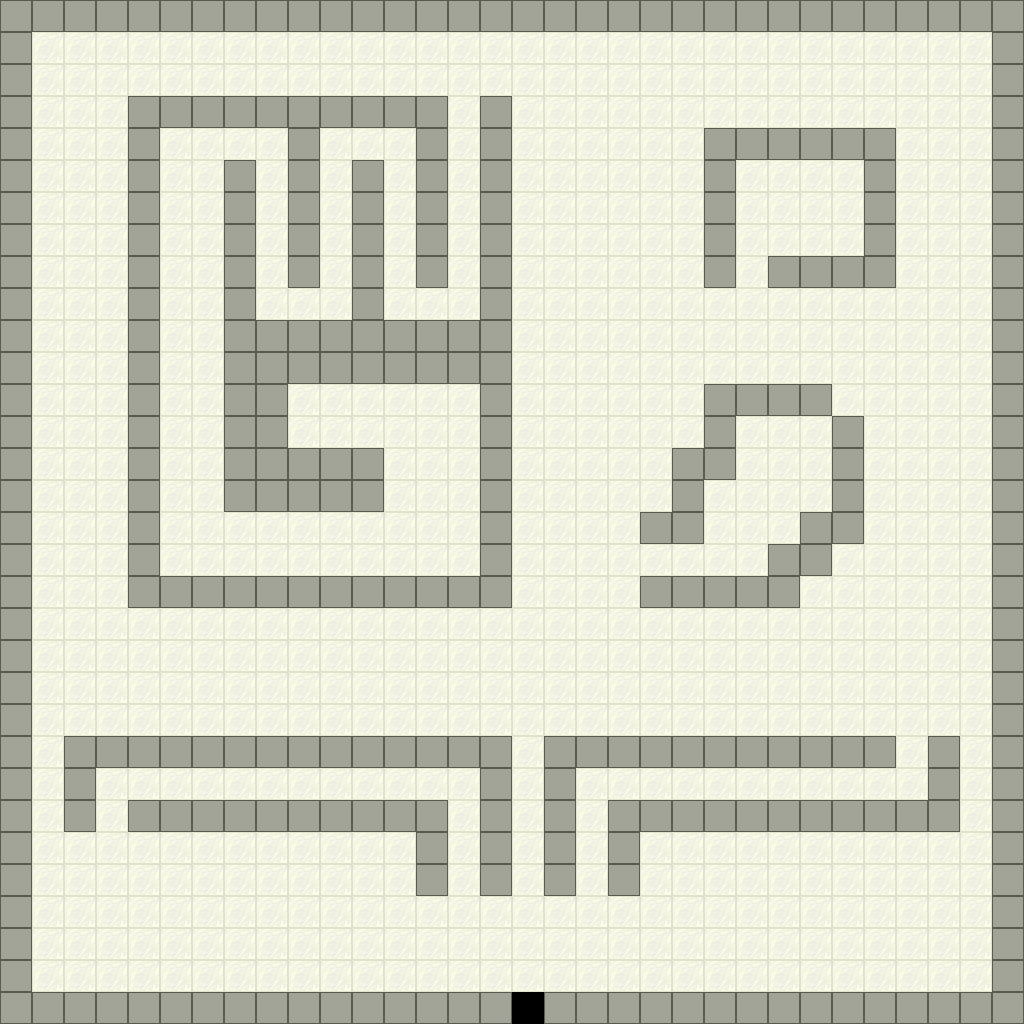

Below is a game level as drawn by its tile map, then a one-line description and the .tmx file that defines it, in full:
An orthogonal 32x32 tile map with 32x32 px tiles, 1 tile layer (baseLayer) and 13 objects (12x coin, entry).

<map version="1.0" tiledversion="2017.07.26" orientation="orthogonal" renderorder="right-down" width="32" height="32" tilewidth="32" tileheight="32" nextobjectid="19">
 <tileset firstgid="1" source="tilesetVault.tsx" />
 <layer name="baseLayer" width="32" height="32">
  <data encoding="csv">
2,2,2,2,2,2,2,2,2,2,2,2,2,2,2,2,2,2,2,2,2,2,2,2,2,2,2,2,2,2,2,2,
2,1,1,1,1,1,1,1,1,1,1,1,1,1,1,1,1,1,1,1,1,1,1,1,1,1,1,1,1,1,1,2,
2,1,1,1,1,1,1,1,1,1,1,1,1,1,1,1,1,1,1,1,1,1,1,1,1,1,1,1,1,1,1,2,
2,1,1,1,2,2,2,2,2,2,2,2,2,2,1,2,1,1,1,1,1,1,1,1,1,1,1,1,1,1,1,2,
2,1,1,1,2,1,1,1,1,2,1,1,1,2,1,2,1,1,1,1,1,1,2,2,2,2,2,2,1,1,1,2,
2,1,1,1,2,1,1,2,1,2,1,2,1,2,1,2,1,1,1,1,1,1,2,1,1,1,1,2,1,1,1,2,
2,1,1,1,2,1,1,2,1,2,1,2,1,2,1,2,1,1,1,1,1,1,2,1,1,1,1,2,1,1,1,2,
2,1,1,1,2,1,1,2,1,2,1,2,1,2,1,2,1,1,1,1,1,1,2,1,1,1,1,2,1,1,1,2,
2,1,1,1,2,1,1,2,1,2,1,2,1,2,1,2,1,1,1,1,1,1,2,1,2,2,2,2,1,1,1,2,
2,1,1,1,2,1,1,2,1,1,1,2,1,1,1,2,1,1,1,1,1,1,1,1,1,1,1,1,1,1,1,2,
2,1,1,1,2,1,1,2,2,2,2,2,2,2,2,2,1,1,1,1,1,1,1,1,1,1,1,1,1,1,1,2,
2,1,1,1,2,1,1,2,2,2,2,2,2,2,2,2,1,1,1,1,1,1,1,1,1,1,1,1,1,1,1,2,
2,1,1,1,2,1,1,2,2,1,1,1,1,1,1,2,1,1,1,1,1,1,2,2,2,2,1,1,1,1,1,2,
2,1,1,1,2,1,1,2,2,1,1,1,1,1,1,2,1,1,1,1,1,1,2,1,1,1,2,1,1,1,1,2,
2,1,1,1,2,1,1,2,2,2,2,2,1,1,1,2,1,1,1,1,1,2,2,1,1,1,2,1,1,1,1,2,
2,1,1,1,2,1,1,2,2,2,2,2,1,1,1,2,1,1,1,1,1,2,1,1,1,1,2,1,1,1,1,2,
2,1,1,1,2,1,1,1,1,1,1,1,1,1,1,2,1,1,1,1,2,2,1,1,1,2,2,1,1,1,1,2,
2,1,1,1,2,1,1,1,1,1,1,1,1,1,1,2,1,1,1,1,1,1,1,1,2,2,1,1,1,1,1,2,
2,1,1,1,2,2,2,2,2,2,2,2,2,2,2,2,1,1,1,1,2,2,2,2,2,1,1,1,1,1,1,2,
2,1,1,1,1,1,1,1,1,1,1,1,1,1,1,1,1,1,1,1,1,1,1,1,1,1,1,1,1,1,1,2,
2,1,1,1,1,1,1,1,1,1,1,1,1,1,1,1,1,1,1,1,1,1,1,1,1,1,1,1,1,1,1,2,
2,1,1,1,1,1,1,1,1,1,1,1,1,1,1,1,1,1,1,1,1,1,1,1,1,1,1,1,1,1,1,2,
2,1,1,1,1,1,1,1,1,1,1,1,1,1,1,1,1,1,1,1,1,1,1,1,1,1,1,1,1,1,1,2,
2,1,2,2,2,2,2,2,2,2,2,2,2,2,2,2,1,2,2,2,2,2,2,2,2,2,2,2,1,2,1,2,
2,1,2,1,1,1,1,1,1,1,1,1,1,1,1,2,1,2,1,1,1,1,1,1,1,1,1,1,1,2,1,2,
2,1,2,1,2,2,2,2,2,2,2,2,2,2,1,2,1,2,1,2,2,2,2,2,2,2,2,2,2,2,1,2,
2,1,1,1,1,1,1,1,1,1,1,1,1,2,1,2,1,2,1,2,1,1,1,1,1,1,1,1,1,1,1,2,
2,1,1,1,1,1,1,1,1,1,1,1,1,2,1,2,1,2,1,2,1,1,1,1,1,1,1,1,1,1,1,2,
2,1,1,1,1,1,1,1,1,1,1,1,1,1,1,1,1,1,1,1,1,1,1,1,1,1,1,1,1,1,1,2,
2,1,1,1,1,1,1,1,1,1,1,1,1,1,1,1,1,1,1,1,1,1,1,1,1,1,1,1,1,1,1,2,
2,1,1,1,1,1,1,1,1,1,1,1,1,1,1,1,1,1,1,1,1,1,1,1,1,1,1,1,1,1,1,2,
2,2,2,2,2,2,2,2,2,2,2,2,2,2,2,2,3,2,2,2,2,2,2,2,2,2,2,2,2,2,2,2
</data>
 </layer>
 <objectgroup name="spawnLayer">
  <object id="1" name="entry" x="512" y="928" width="32" height="32" />
 </objectgroup>
 <objectgroup name="collectLayer">
  <object id="5" name="coin" x="512" y="640" width="32" height="32">
   <properties>
    <property name="collect" type="bool" value="true" />
   </properties>
  </object>
  <object id="6" name="coin" x="512" y="832" width="32" height="32">
   <properties>
    <property name="collect" type="bool" value="true" />
   </properties>
  </object>
  <object id="8" name="coin" x="512" y="736" width="32" height="32">
   <properties>
    <property name="collect" type="bool" value="true" />
   </properties>
  </object>
  <object id="10" name="coin" x="768" y="448" width="32" height="32">
   <properties>
    <property name="collect" type="bool" value="true" />
   </properties>
  </object>
  <object id="11" name="coin" x="608" y="768" width="32" height="32">
   <properties>
    <property name="collect" type="bool" value="true" />
   </properties>
  </object>
  <object id="12" name="coin" x="672" y="768" width="32" height="32">
   <properties>
    <property name="collect" type="bool" value="true" />
   </properties>
  </object>
  <object id="13" name="coin" x="736" y="768" width="32" height="32">
   <properties>
    <property name="collect" type="bool" value="true" />
   </properties>
  </object>
  <object id="14" name="coin" x="800" y="768" width="32" height="32">
   <properties>
    <property name="collect" type="bool" value="true" />
   </properties>
  </object>
  <object id="15" name="coin" x="864" y="768" width="32" height="32">
   <properties>
    <property name="collect" type="bool" value="true" />
   </properties>
  </object>
  <object id="16" name="coin" x="896" y="736" width="32" height="32">
   <properties>
    <property name="collect" type="bool" value="true" />
   </properties>
  </object>
  <object id="17" name="coin" x="576" y="800" width="32" height="32">
   <properties>
    <property name="collect" type="bool" value="true" />
   </properties>
  </object>
  <object id="18" name="coin" x="576" y="864" width="32" height="32">
   <properties>
    <property name="collect" type="bool" value="true" />
   </properties>
  </object>
 </objectgroup>
</map>